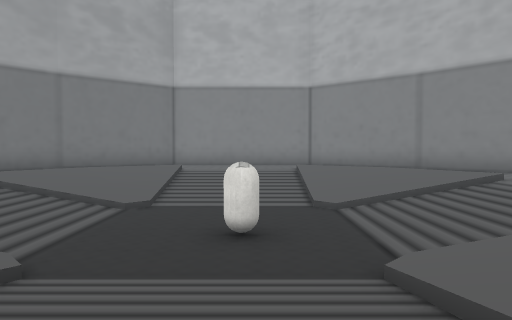
View 1 (above)

12 first-person views from a walk through a scene from a Unity 3-D project. The camera is 1.3 m above the floor, tilts 2° down and sees 70° across. The floor is counted in squares, 2 m on a side. Each view is taken from the middle of a square. On the plan, view 1 faces up. The plan holds only what a view shows up to about 11 squares ahead; the rest is blank. The place goes on beyond the plan. Some surface patterns are stand-ins.

View 2
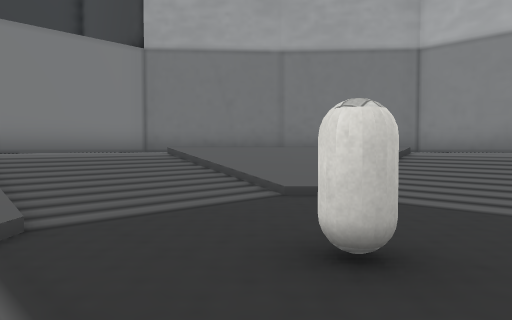

View 3
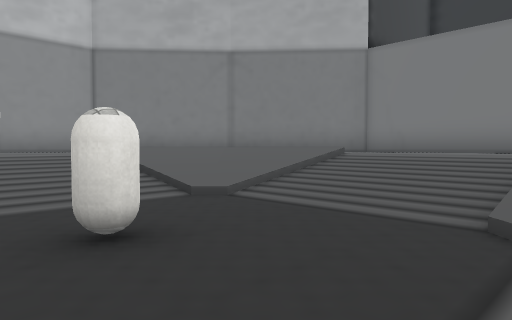

View 4
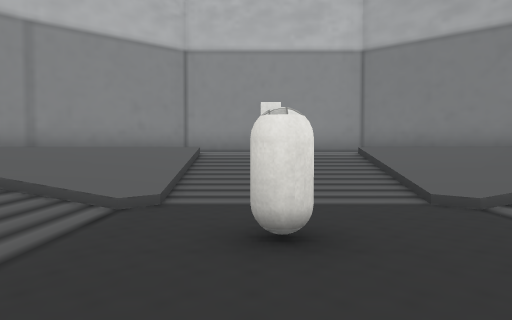

View 5
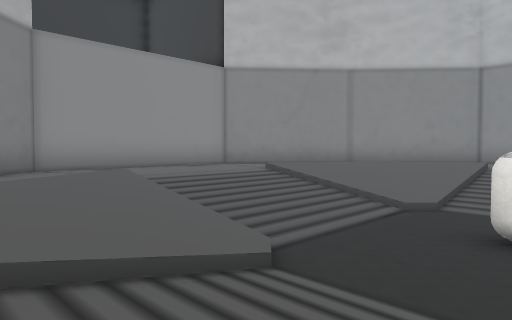

View 6
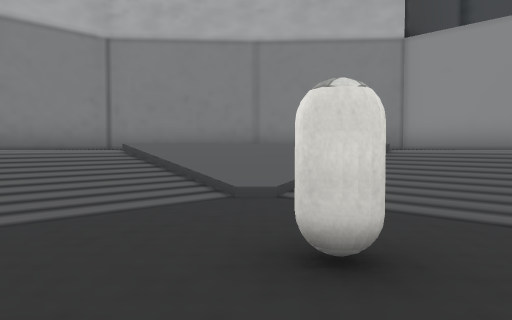

View 7
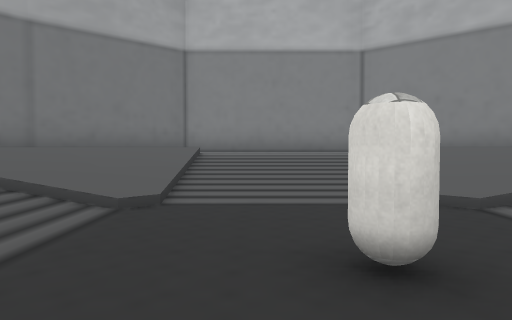

View 8
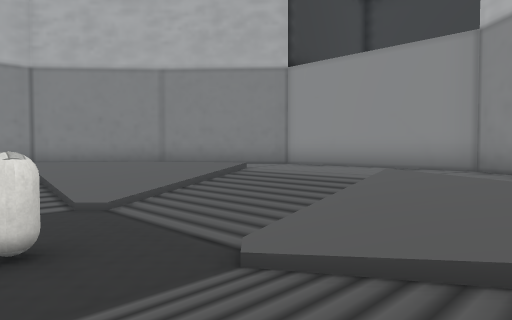

View 9
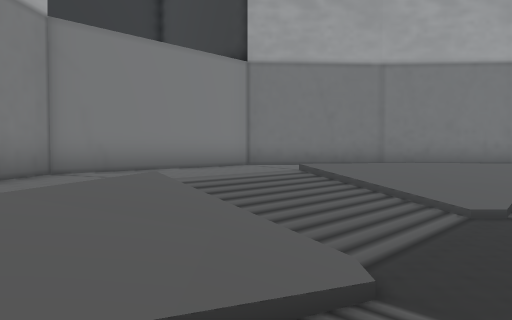

View 10
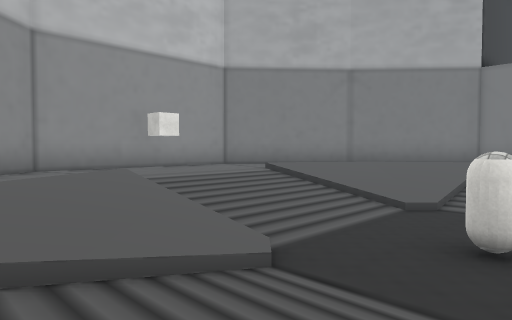

View 11
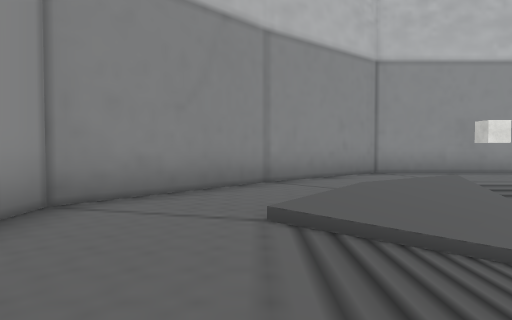

View 12
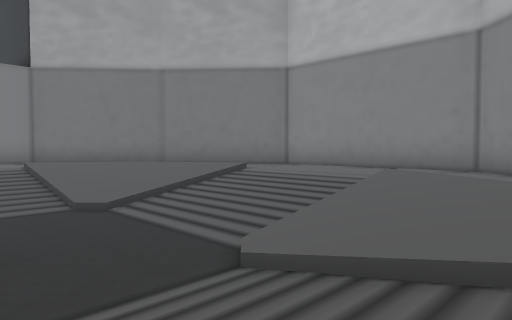

### Floor plan
Key: @ floor where view 1 was taken; # wall or solid block; x gap in a wall; . main floor; : floor 0.25 m higher than the main floor; - floor 0.25 m lower than the main floor; _ floor 0.75 m lower than the main floor; < floor 1 m lower than the main floor; ( floor 1.25 m lower than the main floor; / step, stairs or slope; O other object.
Columns run from 9 left of view 1 to 8 right of it. Each row starts with its distance up from view 1.
 14       ######
 13      #......##
 12       .......#
 11       ./../..
 10  ##  .:/--/:.  ##
  9  #. ..-/__/-....#
  8 #...:-//<<//-:...#
  7 #..////((((////..#
  6 #...-_<((((<_-...#
  5 #...-_<((O(<_-...#
  4 #..////((((////..#
  3 #...:-//<<//-:...#
  2  #....-/__/-....#
  1  ##  .:/--/:...##
  0       ./.@/...##
 -1       .......##
 -2      #...x..##
 -3       ######

Where each view was taken, in squares from view 1:
view 1: 0 up, 0 right, facing up
view 2: 3 up, 1 right, facing up-left
view 3: 8 up, 1 right, facing down-left
view 4: 8 up, 0 right, facing down
view 5: 10 up, 1 left, facing down-right
view 6: 4 up, 2 left, facing up-right
view 7: 3 up, 1 left, facing up
view 8: 1 up, 1 left, facing up-right
view 9: 1 up, 1 left, facing up-left
view 10: 6 up, 4 right, facing down-left
view 11: 7 up, 5 right, facing down
view 12: 5 up, 4 right, facing up-left
